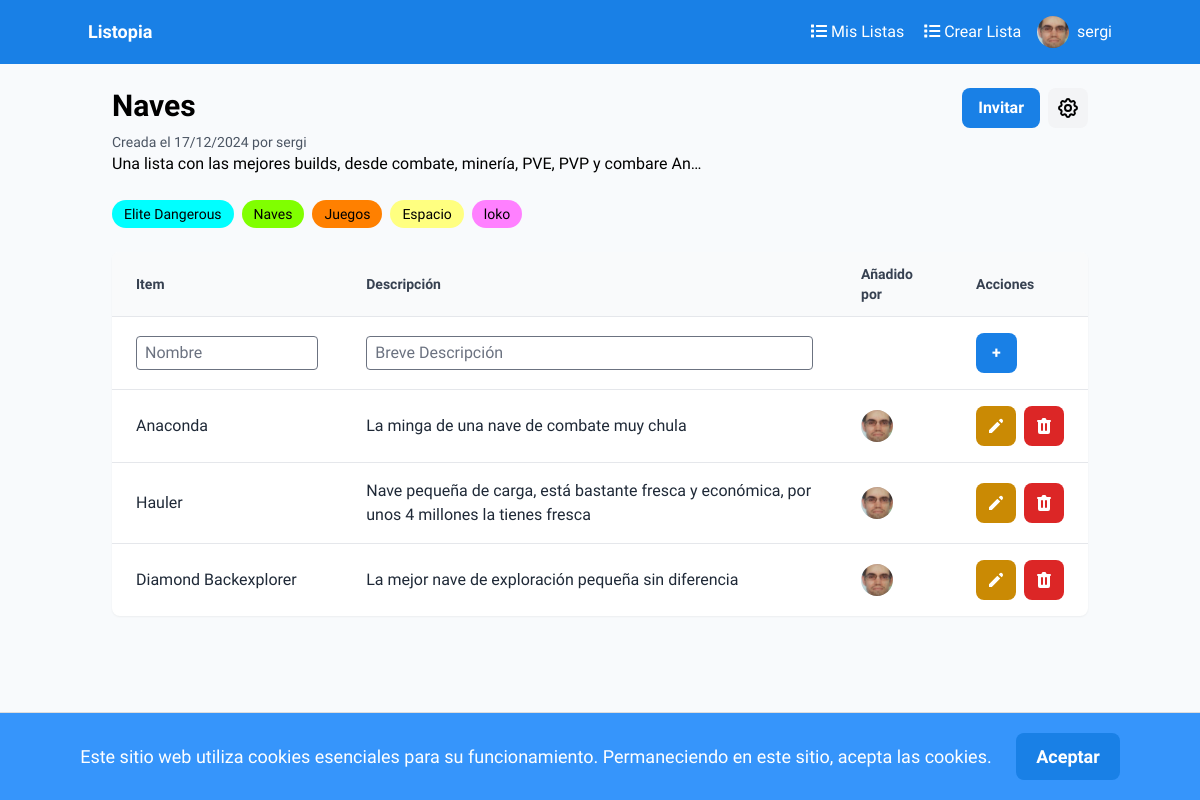
The app's page /lists/2/ (signed in) with its own data.
### auth_app/models.py (models this page shows, shortened)
class Profile(models.Model):
    user = models.OneToOneField(User, on_delete=models.CASCADE)
    description = models.TextField()
    pic = models.ImageField(upload_to='profile_pics', blank=True, null=True)

### lists/models.py (models this page shows, shortened)
class List(models.Model):
    name = models.CharField(max_length=50)
    description = models.CharField(max_length=256, blank=True, null=True)
    creator = models.ForeignKey(User, on_delete=models.CASCADE, related_name="created_lists")
    created_on = models.DateTimeField(auto_now_add=True)
    collaborators = models.ManyToManyField(User, related_name="collaborated_lists", blank=True)
    is_public = models.BooleanField(default=False)

class Tag(models.Model):
    name = models.CharField(max_length=40)
    color = models.CharField(max_length=7, default="#007bff")
    list = models.ForeignKey(List, on_delete=models.CASCADE)

class Item(models.Model):
    list = models.ForeignKey(List, on_delete=models.CASCADE)
    added_by = models.ForeignKey(User, on_delete=models.CASCADE, related_name='added_items')
    name = models.CharField(max_length=40)
    description = models.CharField(max_length=256, blank=True, null=True)
    added_on = models.DateTimeField(auto_now_add=True)

### lists/views.py (the view)
# urls.py: path('<int:list_id>/', views.list_details, name='list_details'),
@login_required
def list_details(request, list_id):
    list = get_object_or_404(List, pk=list_id)
    if list.is_public or request.user == list.creator or request.user in list.collaborators.all():
        items = Item.objects.filter(list=list_id).order_by('added_on')
        tags = Tag.objects.filter(list=list_id)
        return render(request, 'list_details.html', {
            'title': "Detalles de la lista",
            'list': list,
            'items': items,
            'tags': tags
        })
    else:
        raise Http404

### lists/templates/list_details.html (shortened to what this page needs)
{% extends 'base.html' %}
{% block content %}
<div class="max-w-5xl mx-auto p-6">
    <div class="flex justify-between items-start mb-6">
        <div>
            <h2 class="text-3xl font-bold mb-2">{{ list.name }}</h2>
            <p class="text-gray-600 text-sm">Creada el {{ list.created_on|date:"d/m/Y" }} por {{list.creator}}</p>
            <p class="break-words" style="word-break: break-word;">
                {{ list.description|truncatechars:80 }}
            </p>
        </div>
        {% if request.user == list.creator or request.user in list.collaborators.all %}
        <div class="flex gap-2">
            <a class="bg-[#1980e6] text-white font-bold py-2 px-4 rounded-lg flex items-center justify-center" href="#" id="share-list-button">
                Invitar
            </a>
            <button class="bg-gray-100 hover:bg-gray-200 p-2 rounded-lg" id="toggle-admin-panel">
            </button>
        </div>
        {% endif %}
    </div>
    <div class="flex flex-wrap gap-2 mb-6">
        {% for tag in tags %}
            <span class="bg-[{{ tag.color }}] text-sm font-medium px-3 py-1 rounded-full">{{ tag.name }}</span>
        {% endfor %}
    </div>
    <div class="bg-white shadow-sm rounded-lg overflow-hidden mb-6" id="items-container">
        <div class="hidden sm:block">
            <table class="table-auto w-full text-left">
                <thead>
                    <tr class="bg-gray-50">
                        <th class="px-6 py-3 text-sm font-semibold text-gray-700">Item</th>
                        <th class="px-6 py-3 text-sm font-semibold text-gray-700">Descripción</th>
                        <th class="px-6 py-3 text-sm font-semibold text-gray-700">Añadido por</th>
                        {% if item.added_by == request.user and reques.user in collaborators.all or list.creator == request.user %}
                        <th class="px-6 py-3 text-sm font-semibold text-gray-700">Acciones</th>
                        {% endif %}
                    </tr>
                </thead>
                <tbody>
                    {% if request.user == list.creator or request.user in list.collaborators.all %}
                        <tr class="border-t hover:bg-gray-50">
                            <form action="/lists/{{list.id}}/add_item/" method="post">
                                <td class="px-6 py-4 text-gray-800">
                                    <input type="text" name="name" placeholder="Nombre" class="w-full border rounded px-2 py-1">
                                </td>
                                <td class="px-6 py-4 text-gray-800">
                                    <input type="text" name="description" placeholder="Breve Descripción" class="w-full border rounded px-2 py-1">
                                </td>
                                <td class="px-6 py-4 text-gray-800"></td>
                                <td class="px-6 py-4 text-gray-800"><button type="submit" class="bg-[#1980e6] text-white font-bold py-2 px-4 rounded-lg">+</button></td>
                            </form>
                        </tr>
                    {% endif %}
                    {% if items|length == 0 %}
                        <tr>
                            <td colspan="4" class="px-6 py-4 text-gray-500 text-center italic">
                                ¡Añade tu primer item!
                            </td>
                        </tr>
                    {% else %}
                        {% for item in items %}
                            <tr id="item-row-{{ item.id }}" class="border-t hover:bg-gray-50">
                                <td class="px-6 py-4 text-gray-800">{{ item.name }}</td>
                                <td class="px-6 py-4 text-gray-800">{{ item.description|default:"" }}</td>
                                <td class="px-6 py-4 text-gray-800">
                                    <a href="{% url 'user_details' item.added_by.username %}" class="flex items-center">
                                        <img src="{{ item.added_by.profile.pic.url }}" class="w-8 h-8 rounded-full mr-2" alt="{{item.added_by.username}}">
                                    </a>
                                </td>
                                {% if item.added_by == request.user and reques.user in collaborators.all or list.creator == request.user %}
                                <td class="px-6 py-4 text-gray-800">
                                    <div class="flex gap-2">
                                            <button class="bg-yellow-600 text-white font-bold py-2 rounded-lg h-10 w-10 flex items-center justify-center" title="Editar" onclick="showModifyForm({{ item.id }})">
                                                <svg xmlns="http://www.w3.org/2000/svg" class="h-5 w-5" viewBox="0 0 20 20" fill="currentColor">
                                                    <path d="M13.586 3.586a2 2 0 112.828 2.828l-.793.793-2.828-2.828.793-.793zM11.379 5.793L3 14.172V17h2.828l8.38-8.379-2.83-2.828z" />
                                                </svg>
                                            </button>
                                            <form class="inline-block" action="{% url 'delete_item' list_id=list.id item_id=item.id %}" method="post" onsubmit="return confirmSend(event, this, '¿Quieres eliminar este item?')">
                                                <button class="bg-red-600 text-white font-bold py-2 rounded-lg h-10 w-10 flex items-center justify-center" title="Borrar">
                                                </button>
                                            </form>
                                    </div>
                                </td>
                                {% endif %}
                            </tr>
                        {% endfor %}
                    {% endif %}
                </tbody>
            </table>
        </div>
    </div>
</div>
{% endblock %}

### auth_app/templates/base.html (shortened to what this page needs)
<!DOCTYPE html>
<html lang="en">
<head>
    <script src="https://cdn.tailwindcss.com?plugins=forms,container-queries"></script>
    <link rel="stylesheet" href="https://cdnjs.cloudflare.com/ajax/libs/font-awesome/5.15.3/css/all.min.css">
</head>
<body class="bg-slate-50" style='font-family: "Work Sans", "Noto Sans", sans-serif;'>
    <nav class="bg-[#1980e6] p-4">
        <div class="container mx-auto flex justify-between items-center">
            <a class="text-white text-lg font-bold" href="{% url 'home' %}">Listopia</a>
            <div class="flex items-center space-x-4">
                {% if user.is_authenticated %}
                    <div class="nav-links flex items-center space-x-4">
                        <a class="text-white" href="{% url 'lists' %}"><i class="fas fa-list mx-1"></i>Mis Listas</a>
                        <a class="text-white" href="{% url 'create_list' %}"><i class="fas fa-list mx-1"></i>Crear Lista</a>
                    </div>
                    <div class="relative">
                        <button class="text-white flex items-center space-x-2 user-menu-button" id="user-menu-button">
                            <img src="{{ user.profile.pic.url }}" class="rounded-full w-8 h-8" alt="{{user.username}}">
                            <span>{{user.username}}</span>
                        </button>
                    </div>
                {% else %}
                    <a class="text-white" href="{% url 'signup' %}"><i class="fas fa-user-plus mx-1"></i>Crea una cuenta</a>
                    <a class="text-white" href="{% url 'signin' %}"><i class="fas fa-sign-in-alt mx-1"></i>Inicia Sesión</a>
                {% endif %}
            </div>
        </div>
    </nav>
    <div id="cookie-banner" class="alert alert-info text-center" style="display: none;">
        Este sitio web utiliza cookies esenciales para su funcionamiento. Permaneciendo en este sitio, acepta las cookies.
        <button id="accept-cookies" class="btn btn-primary">Aceptar</button>
    </div>
    {% block content %}
    {% endblock %}
</body>
</html>

### auth_app/templates/base.html (style rules this page uses)
#cookie-banner { background-color: #3695fb; padding: 20px; border-top: 1px solid #ddd; position: fixed; bottom: 0; width: 100%; z-index: 1000; font-size: 18px; color: white; }
#accept-cookies { margin-left: 20px; padding: 10px 20px; background-color: #1980e6; color: white; border: none; cursor: pointer; font-weight: bold; border-radius: 8px; }
body { padding-top: 64px; }
nav { position: fixed; top: 0; left: 0; width: 100%; z-index: 1000; }

### records on screen
List: name "Naves", created_on "17/12/2024", creator "sergi", description "Una lista con las mejores builds, desde combate, minería, PVE, PVP y combare An…"
Tag: name "Elite Dangerous"
Tag: name "Naves"
Tag: name "Juegos"
Tag: name "Espacio"
Tag: name "loko"
Item: name "Anaconda", description "La minga de una nave de combate muy chula", added_by.profile.pic (picture)
Item: name "Hauler", description "Nave pequeña de carga, está bastante fresca y económica, por unos 4 millones la tienes fresca", added_by.profile.pic (picture)
Item: name "Diamond Backexplorer", description "La mejor nave de exploración pequeña sin diferencia", added_by.profile.pic (picture)

### other values on screen
{{ user.username }} "sergi"
